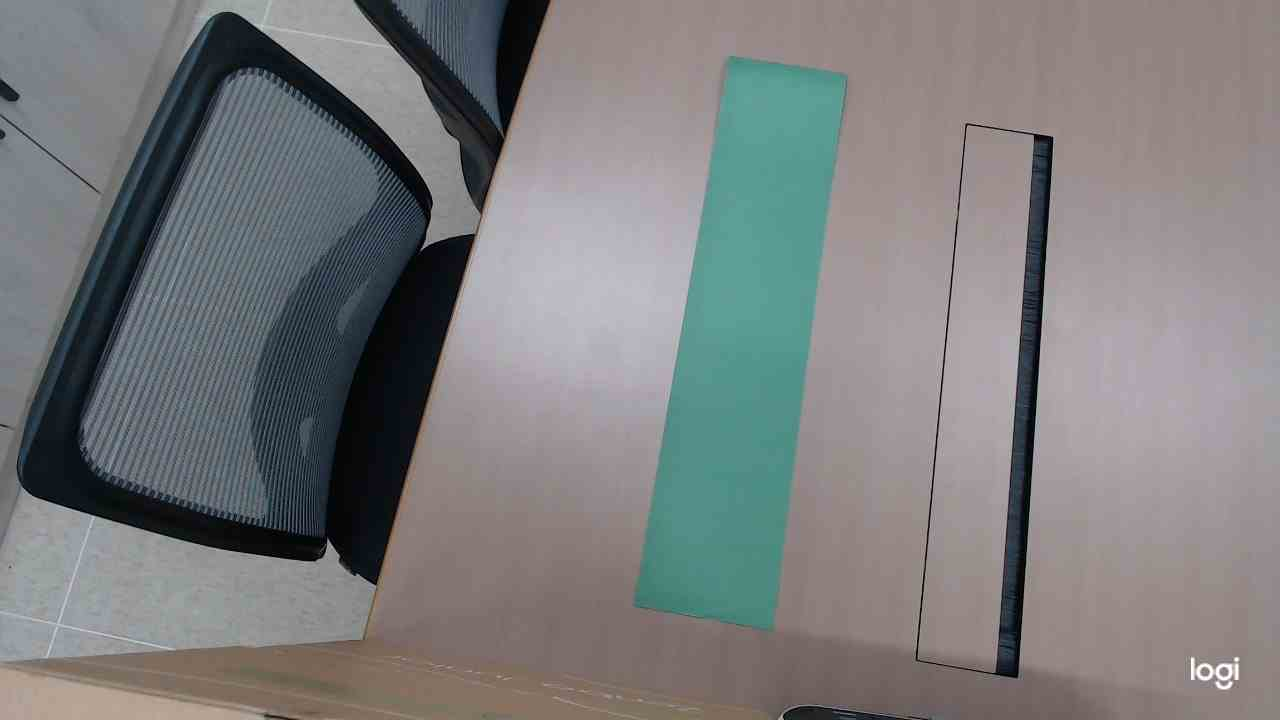
#> input picture Vision/camera_data/1_monitoring_3.jpg, 1280 x 720 px
$ python -i camera.py   (imports and definitions only)
#> lines starting #> are read from the running program, lines starting #| are printed output that depends on the picture; after the words box and inside, x2 and y2 are one past the last pixel; in counts of white or black regions, pixels touching at a corner belong together
#> further down, picture is the input picture: shape (720, 1280, 3); mean B, G, R 125.4, 124.6, 124.1
### Vision/coordinates.py
#
# https://www.geeksforgeeks.org/find-co-ordinates-of-contours-using-opencv-python/
# https://www.pyimagesearch.com/2014/08/25/4-point-opencv-getperspective-transform-example/

import numpy as np
import cv2
import imutils
import sys
import copy
# from scipy import stats
import os
base_dir = os.path.abspath(os.path.dirname(__file__))
parentdir = os.path.dirname(base_dir)
sys.path.append(parentdir)
from constants import level_set   # Inside parent folder
from constants import current_level
from constants import dict_symbol
from constants import dict_hsv   # Inside parent folder
from constants import dict_role_hsv

class imgParser():
    """ Get index of grid which is occupied by object

    matrix (list): 2D, recording each grid is occupied by what kind of object
    num_col (int): number of column of matrix
    num_row (int): number of row of matrix
    lat (numpy array): 1D, the horizontal center of each grid
    long (numpy array): 1D, the vertical center of each grid
    dict_symbol (dict): mapping object and symbol

    """

    # [70 lines left out: functions __init__, build_grid_center_points, find_index_on_puzzle, update_matrix, getSize, not called in this run]

def approx2_rect(img, bg='black', skew=False, area=100):

    if len(img.shape)==3:
        img = cv2.cvtColor(img, cv2.COLOR_BGR2GRAY)
        img = cv2.GaussianBlur(img, (3, 3), 0)
    # Converting image to a binary image
    # ( black and white only image).
    if bg == 'white':
        th = cv2.THRESH_BINARY_INV
    else:
        th = cv2.THRESH_BINARY
    _, threshold = cv2.threshold(img, 0, 255, th+cv2.THRESH_OTSU)
    if False:
        cv2.imshow('threshold', threshold)
        k = cv2.waitKey(0)
        # Exiting the window if 'q'/ESC is pressed on the keyboard.
        if (k%256 == 27) or (k%256 == 81) or (k%256 == 113):
            cv2.destroyAllWindows()
    # Detecting contours in image.
    contours = cv2.findContours(threshold, cv2.RETR_EXTERNAL,
                                   cv2.CHAIN_APPROX_SIMPLE)
    cnts = imutils.grab_contours(contours)

    list_contour = []
    list_yolo_form = []
    list_angle = []

    for cnt in cnts :
        # print('Xinyi contourArea ',cv2.contourArea(cnt))
        # Filter out small contours
        if (cv2.contourArea(cnt) < area):
            continue
        if (not skew) and (cv2.contourArea(cnt) > area*5):
            continue

        if skew:
            approx = cv2.fitEllipse(cnt)
            # (center,axes, orientation) = approx
            # print('Xinyi eclipse', center,axes, orientation)
        else:
            approx = cv2.minAreaRect(cnt)

        box = cv2.boxPoints(approx)
        box = np.int0(box)

        (xc, yc), (w,h), angle = approx
        p1 = box[1]
        p2 = box[2]
        p3 = box[0]
        p4 = box[3]

        check_sum = np.sum(np.array(box) < 0, axis=0)
        if np.sum(check_sum)==0:
            list_angle.append(angle) # unit: deg
            list_contour.append(np.array([p1, p2, p3, p4]).astype(int))
            list_yolo_form.append(np.array([xc, yc, w, h]).astype(int))
    # print(len(list_contour))
    if len(list_yolo_form) == 0:
        raise ValueError('Error to detect rectangles.')
        sys.exit(1)

    return list_contour, list_yolo_form, list_angle

# [57 lines left out: function visualize_contour, not called in this run]

def get_rect(img2, bg='black', skew=False, area=100):

    list_contour, list_yolo_form, list_angle = approx2_rect(img2, bg, skew, area)

    if False:
        visualize_contour(img2.copy(), list_contour, list_yolo_form)

    # arr_yolo_form = np.array(list_yolo_form)
    # grids are always squares so it doesn't care if you get width or height
    # common_width = stats.mode(arr_yolo_form[:][:,2])[0][0]
    # print(common_width)

    return list_contour, list_yolo_form, list_angle

# [75 lines left out: functions color_filter, object_get_rect, test, not called in this run]

# [7 lines that do not run on import are left out]

### Vision/camera.py
#
# https://www.pyimagesearch.com/2015/12/21/increasing-webcam-fps-with-python-and-opencv/
# https://docs.opencv.org/trunk/d9/d61/tutorial_py_morphological_ops.html
import cv2
import sys
import numpy as np
import re
from threading import Thread
import os
base_dir = os.path.abspath(os.path.dirname(__file__))
import coordinates
import perspective_transform
parentdir = os.path.dirname(base_dir)
sys.path.append(parentdir)
from constants import dict_hsv   # Inside parent folder
from constants import dict_role_hsv


class myCamera():
    """ Takes cares of images from camera

    Attributes:
        cam (cv2.VideoCapture):
        folder (str): absolute path of log folder
        dict_role_hsv (dict): mapping hsv space for each role(wall, robot, ...)
        cam_mtx (cv2.Mat): camera intrinsic parameters
        dist (cv2.Mat): vector of distortion coefficients
        rvecs (cv2.Mat): vector of rotation vectors
        tvecs (cv2.Mat): vector of translation vectors
        newcam_mtx (cv2.Mat): optimal new camera matrix based on the free scaling parameter
        M (cv2.Mat): perspective transformation matrix
        warped_w (int): maximum distance between bottom-right and bottom-left  of raw ROI
        warped_h (int): maximum distance between the top-right and bottom-right of raw ROI
        grabbed (cv2.Mat): next available frame
        frame (cv2.Mat): current frame
        stopped (bool): indicating whether the threaded frame reading should be stopped or not

    """

    def __init__(self, id=0):
#> called with id = 0
        self.cam = cv2.VideoCapture(id)
        self.folder = os.path.join(base_dir, 'camera_data')

        if self.cam is None or not self.cam.isOpened():
            print('Warning: unable to open video source: ', id)
            sys.exit(1)
        # Disable autofocus
        self.cam.set(cv2.CAP_PROP_AUTOFOCUS, False)

        self.dict_role_hsv = dict_role_hsv

        self.cam_mtx = np.zeros(1)
        self.dist = np.zeros(1)
        self.newcam_mtx = np.zeros(1)
        self.M = np.zeros(1)
        self.warped_w = 0
        self.warped_h = 0
        if os.path.isfile(self.folder + '/cam_mtx.npy'):
            self.cam_mtx = np.load(self.folder + '/cam_mtx.npy')
#> (reads Vision/camera_data/cam_mtx.npy from the repository)
        if os.path.isfile(self.folder + '/dist.npy'):
            self.dist = np.load(self.folder + '/dist.npy')
#> (reads Vision/camera_data/dist.npy from the repository)
        if os.path.isfile(self.folder + '/newcam_mtx.npy'):
            self.newcam_mtx = np.load(self.folder + '/newcam_mtx.npy')
#> (reads Vision/camera_data/newcam_mtx.npy from the repository)
        if os.path.isfile(self.folder + '/M.npz'):
            npzfile = np.load(self.folder + '/M.npz')
#> (reads Vision/camera_data/M.npz from the repository)
            self.M = npzfile['name1']
            self.warped_w = np.asscalar(npzfile['name2'])
            self.warped_h = np.asscalar(npzfile['name3'])

        ###
        (self.grabbed, self.frame) = self.cam.read()

        # initialize the variable used to indicate if the thread should
        # be stopped
        self.stopped = False

    # [14 lines left out: functions start, update, not called in this run]

    def read(self):
        # return the frame most recently read
        return self.frame

    def stop(self):
        # indicate that the thread should be stopped
        self.stopped = True

    # [153 lines left out: functions camera_view, load_img, calibration, undistort, not called in this run]

    def color_filter(self, img, light, dark):
#> called with light = (46, 30, 80), dark = (100, 255, 255)
        hsv_img = cv2.cvtColor(img, cv2.COLOR_BGR2HSV)
#> hsv_img: shape (720, 1280, 3); mean H, S, V 78, 40.5, 133.3
        mask = cv2.inRange(hsv_img, light, dark)
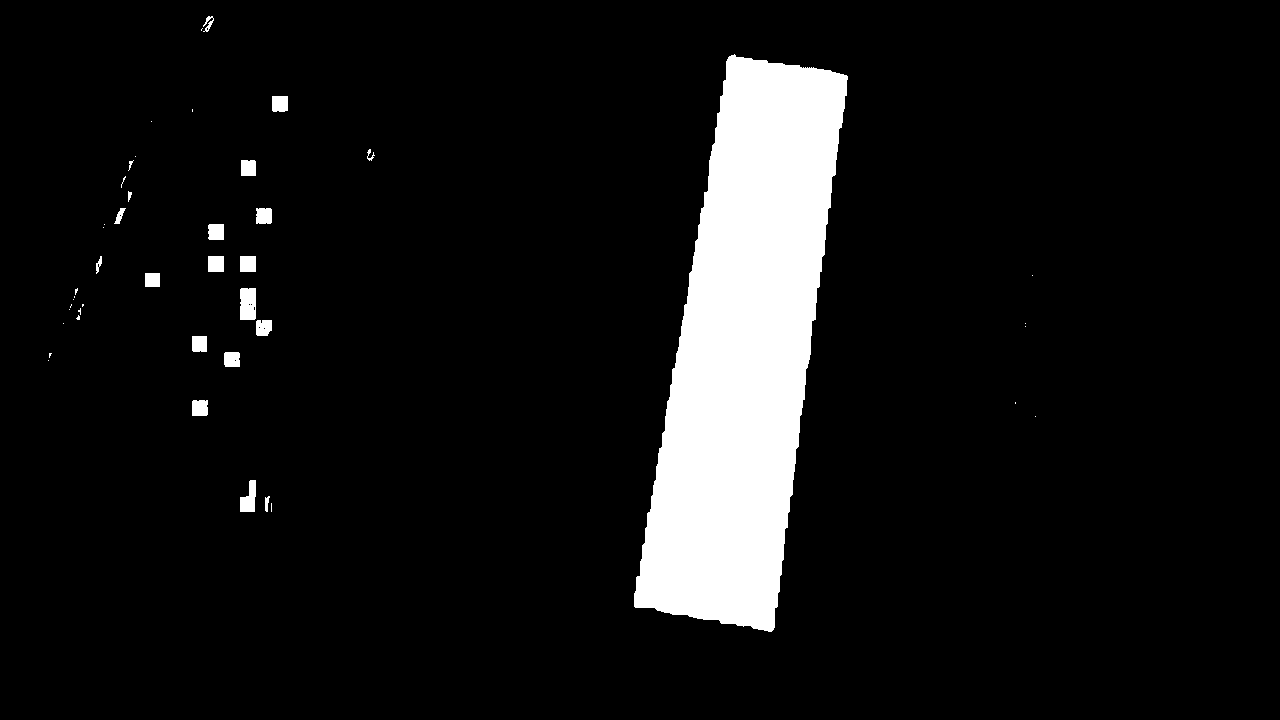
#> mask: shape (720, 1280); 8.4% white; 45 white regions (24 under 20 px), largest, box (x1, y1, x2, y2) and area: (634, 54, 848, 632) 73776, (240, 288, 256, 320) 499, (240, 480, 256, 512) 346
        segment = cv2.bitwise_and(img, img, mask=mask)
        return segment

    # [11 lines left out: function auto_canny, not called in this run]

    def get_perspective(self, img, area=150000):
        # Target at wall
        segment = self.color_filter(img,
            self.dict_role_hsv["wall"]["light"],
            self.dict_role_hsv["wall"]["dark"])
        if np.sum(segment) == 0:
            raise ValueError("Xinyi: Can not detect color of wall in this image")
            sys.exit(1)
        segment = cv2.cvtColor(segment, cv2.COLOR_BGR2GRAY)
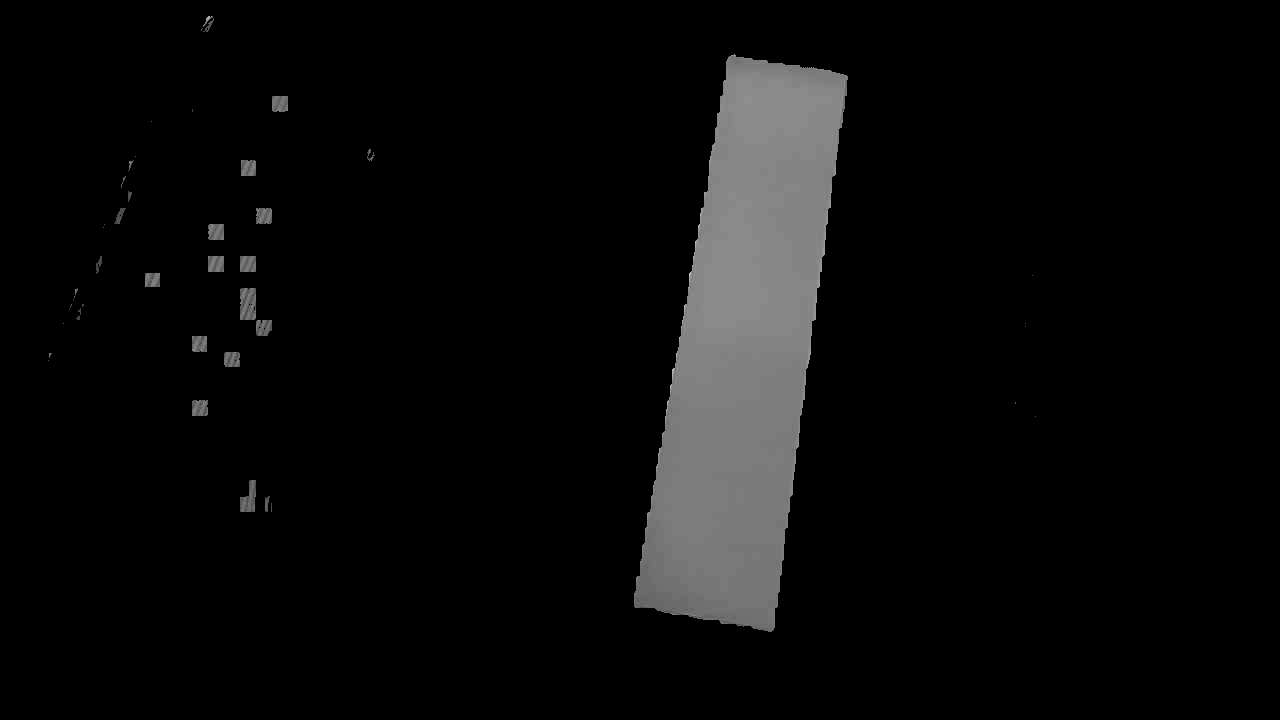
#> segment: shape (720, 1280); min 0, max 186, mean 10.7

        # Note: kernel size is depend on the puzzle in image
        # segment = cv2.GaussianBlur(segment, (15, 15), 0)
        # # apply Canny edge detection using a wide threshold, tight
        # # threshold, and automatically determined threshold
        # # segment = self.auto_canny(segment)
        segment = cv2.Canny(segment, 20, 160)
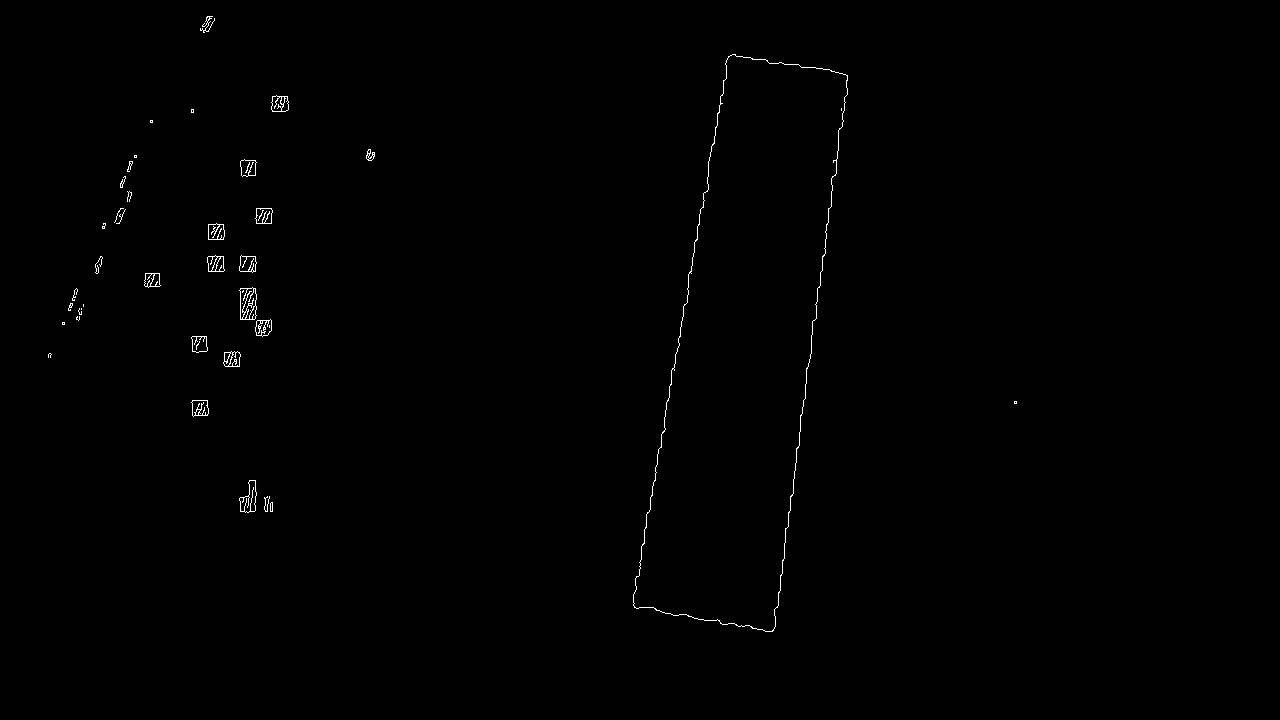
#> segment: shape (720, 1280); 0.37% white in thin lines or dots, all inside (x1, y1, x2, y2) = (48, 16, 1017, 632)

        if False:
            cv2.namedWindow( 'raw',cv2.WINDOW_AUTOSIZE)
            cv2.namedWindow( 'seg',cv2.WINDOW_AUTOSIZE)
            cv2.imshow('raw', img)
            cv2.imshow('seg', segment)
            # k = cv2.waitKey(0)
            # # Exiting the window if 'q'/ESC is pressed on the keyboard.
            # if (k%256 == 27) or (k%256 == 81) or (k%256 == 113):
                # cv2.destroyAllWindows()


        # # Filter out noisy shapes and smooth the edges
        # # Note: kernel size is depend on the puzzle in image
        kernel = np.ones((15,15),np.uint8)
        segment = cv2.morphologyEx(segment, cv2.MORPH_CLOSE, kernel)
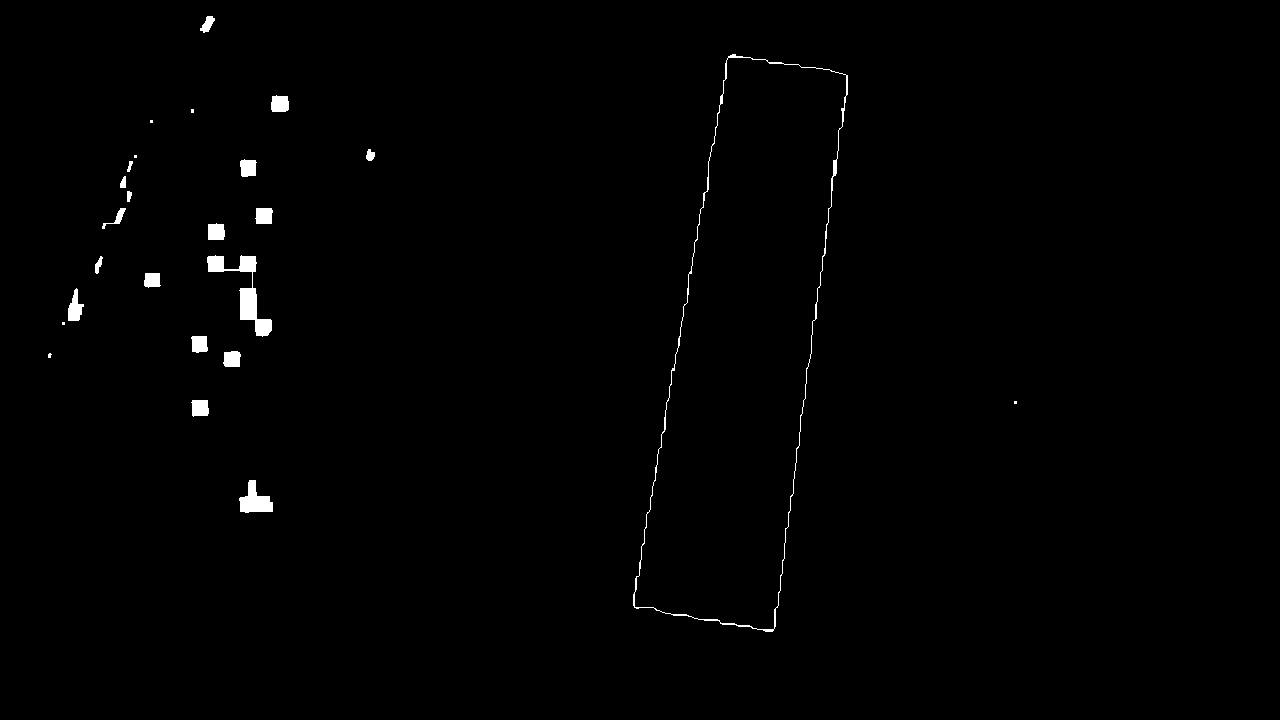
#> segment: shape (720, 1280); 0.74% white; 25 white regions (6 under 20 px)
        # segment = cv2.dilate(segment, (20, 20), 10)
        # segment = cv2.erode(segment, (20, 20), 10)
        # segment = cv2.morphologyEx(segment, cv2.MORPH_OPEN, kernel)
        if False:
            cv2.namedWindow( 'filtered',cv2.WINDOW_AUTOSIZE)
            cv2.imshow('filtered', segment)
            # [7 lines of commented-out code are left out]
        list_contour, list_yolo_form = coordinates.get_rect(
            segment, bg='black', skew=True, area=area)
#> in approx2_rect, `contours = cv2.findContours(threshold, cv2.RETR_EXTERNAL, cv2.CHAIN_AP..`: contours = 25 contours, 6 with area under 20; largest, box (x1, y1, x2, y2) and area: (633, 54, 848, 632) 74214, (207, 255, 272, 337) 1219, (239, 480, 273, 513) 581, (68, 288, 84, 321) 261, (271, 95, 289, 112) 242
#> in approx2_rect, `cnts = imutils.grab_contours(contours)`: cnts has the same summary as contours
#> the loop in approx2_rect, `for cnt in cnts : # print('Xinyi contourArea ',cv2.contourArea(cnt))` made 25 passes
#> cnt on passes 2, 7, 19, 21, 22: [[1014, 401], [1014, 403], [1016, 403], [1016, 401]], [[62, 322], [62, 324], [64, 324], [64, 322]], [[134, 155], [134, 157], [136, 157], [136, 155]], [[150, 120], [150, 122], [152, 122], [152, 120]], [[191, 109], [191, 112], [193, 112], [193, 109]]
#> after the loop in approx2_rect, `for cnt in cnts :`: list_angle = []

        if len(list_yolo_form) == 0:
            raise ValueError("Xinyi: Get too many rectangles.")
            sys.exit(1)

        # Arrange vertexes in the manner four_point_transform() wants
        pts = np.zeros(shape=(4,2))
        for idx, pt in np.ndenumerate(list_contour[0]):
            pts[idx[0]][idx[2]] = pt

        # Calculate transformation matrix and save it
        (warped,
         self.M,
         self.warped_w,
         self.warped_h) = perspective_transform.four_point_transform(segment, pts, ret=True)

    # [4 lines left out: function bird_view, not called in this run]


# [2 lines not run here, left out]

    # [23 lines of commented-out code are left out]

>>> import cv2
>>> picture = cv2.imread('camera_data/1_monitoring_3.jpg')
#> (the run stopped early here; a loop or call above may not have finished)
